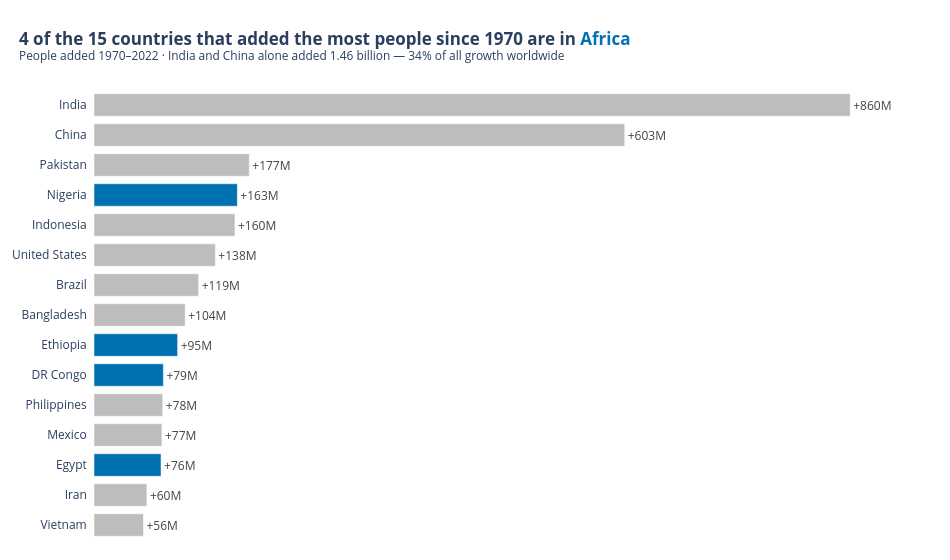

Notebook code cell kept with this figure:
### Markdown cell above
**Chart choice & justification:** *Which chart did you choose, and why? Justify design choices.

**Sorted horizontal bar chart.** Ranking 15 named countries by one quantity is a job for bars sorted from largest to smallest, and horizontal bars keep the country names readable.

*Design:* Colour answers the second half of the question: African countries are blue, all others grey, and "Africa" is coloured in the title so no legend is needed. Every bar carries its value, so the x-axis and gridlines are removed; the subtitle adds that India and China alone account for about a third of all growth.

### Code cell
# Q2
GREY, ACCENT = '#BDBDBD', '#0072B2'

q2 = df.assign(Added=df['2022 Population'] - df['1970 Population'])
world_added = q2['Added'].sum()
q2 = q2.nlargest(15, 'Added')
q2['Group'] = np.where(q2['Continent'] == 'Africa', 'Africa', 'Rest of the world')
q2['Label'] = (q2['Added'] / 1e6).map('+{:,.0f}M'.format)

n_africa = (q2['Group'] == 'Africa').sum()
top2 = q2.nlargest(2, 'Added')                                   # India and China

fig = px.bar(q2, x='Added', y='Country', orientation='h', color='Group', text='Label',
             color_discrete_map={'Africa': ACCENT, 'Rest of the world': GREY},
             hover_data={'Continent': True, 'Added': ':,', 'Group': False, 'Label': False},
             template='plotly_white')

fig.update_traces(textposition='outside', cliponaxis=False, textfont=dict(size=12, color='#444444'))
fig.update_yaxes(title=None, categoryorder='total ascending', ticksuffix='  ')   # biggest at the top
fig.update_xaxes(visible=False)                                          # values are on the bars
fig.update_layout(
    title=dict(text=f"<b>{n_africa} of the 15 countries that added the most people since 1970 are in "
                    f"<span style='color:{ACCENT}'>Africa</span></b>"
                    f"<br><sup>People added 1970–2022 · {top2['Country'].iloc[0]} and {top2['Country'].iloc[1]} alone added "
                    f"{top2['Added'].sum() / 1e9:.2f} billion — {top2['Added'].sum() / world_added:.0%} of all growth worldwide</sup>",
               x=0.02, xanchor='left'),
    showlegend=False, bargap=0.25, width=950, height=560, margin=dict(l=20, r=60, t=90, b=20))
fig.show()

### Figure 1 — Plotly figure (JSON) as saved in the notebook; plotly's stock layout.template omitted (floating-point values rounded to 4 significant figures)
{"data": [{"alignmentgroup": "True", "cliponaxis": false, "customdata": [["Asia", "Rest of the world", "+860M"], ["Asia", "Rest of the world", "+603M"], ["Asia", "Rest of the world", "+177M"], ["Asia", "Rest of the world", "+160M"], ["North America", "Rest of the world", "+138M"], ["South America", "Rest of the world", "+119M"], ["Asia", "Rest of the world", "+104M"], ["Asia", "Rest of the world", "+78M"], ["North America", "Rest of the world", "+77M"], ["Asia", "Rest of the world", "+60M"], ["Asia", "Rest of the world", "+56M"]], "hovertemplate": "Added=%{x:,}<br>Country=%{y}<br>Continent=%{customdata[0]}<extra></extra>", "legendgroup": "Rest of the world", "marker": {"color": "#BDBDBD", "pattern": {"shape": ""}}, "name": "Rest of the world", "offsetgroup": "Rest of the world", "orientation": "h", "showlegend": true, "text": ["+860M", "+603M", "+177M", "+160M", "+138M", "+119M", "+104M", "+78M", "+77M", "+60M", "+56M"], "textfont": {"color": "#444444", "size": 12}, "textposition": "outside", "type": "bar", "x": [859671872, 603352887, 176533990, 160272945, 137961517, 118943623, 103644512, 78123423, 77214819, 60100865, 56258007], "xaxis": "x", "y": ["India", "China", "Pakistan", "Indonesia", "United States", "Brazil", "Bangladesh", "Philippines", "Mexico", "Iran", "Vietnam"], "yaxis": "y"}, {"alignmentgroup": "True", "cliponaxis": false, "customdata": [["Africa", "Africa", "+163M"], ["Africa", "Africa", "+95M"], ["Africa", "Africa", "+79M"], ["Africa", "Africa", "+76M"]], "hovertemplate": "Added=%{x:,}<br>Country=%{y}<br>Continent=%{customdata[0]}<extra></extra>", "legendgroup": "Africa", "marker": {"color": "#0072B2", "pattern": {"shape": ""}}, "name": "Africa", "offsetgroup": "Africa", "orientation": "h", "showlegend": true, "text": ["+163M", "+95M", "+79M", "+76M"], "textfont": {"color": "#444444", "size": 12}, "textposition": "outside", "type": "bar", "x": [162971948, 95071678, 78858479, 76208117], "xaxis": "x", "y": ["Nigeria", "Ethiopia", "DR Congo", "Egypt"], "yaxis": "y"}], "layout": {"bargap": 0.25, "barmode": "relative", "height": 560, "legend": {"title": {"text": "Group"}, "tracegroupgap": 0}, "margin": {"b": 20, "l": 20, "r": 60, "t": 90}, "showlegend": false, "title": {"text": "<b>4 of the 15 countries that added the most people since 1970 are in <span style='color:#0072B2'>Africa</span></b><br><sup>People added 1970–2022 · India and China alone added 1.46 billion — 34% of all growth worldwide</sup>", "x": 0.02, "xanchor": "left"}, "width": 950, "xaxis": {"anchor": "y", "domain": [0, 1], "title": {"text": "Added"}, "visible": false}, "yaxis": {"anchor": "x", "categoryorder": "total ascending", "domain": [0, 1], "ticksuffix": "  ", "title": {}}}}
